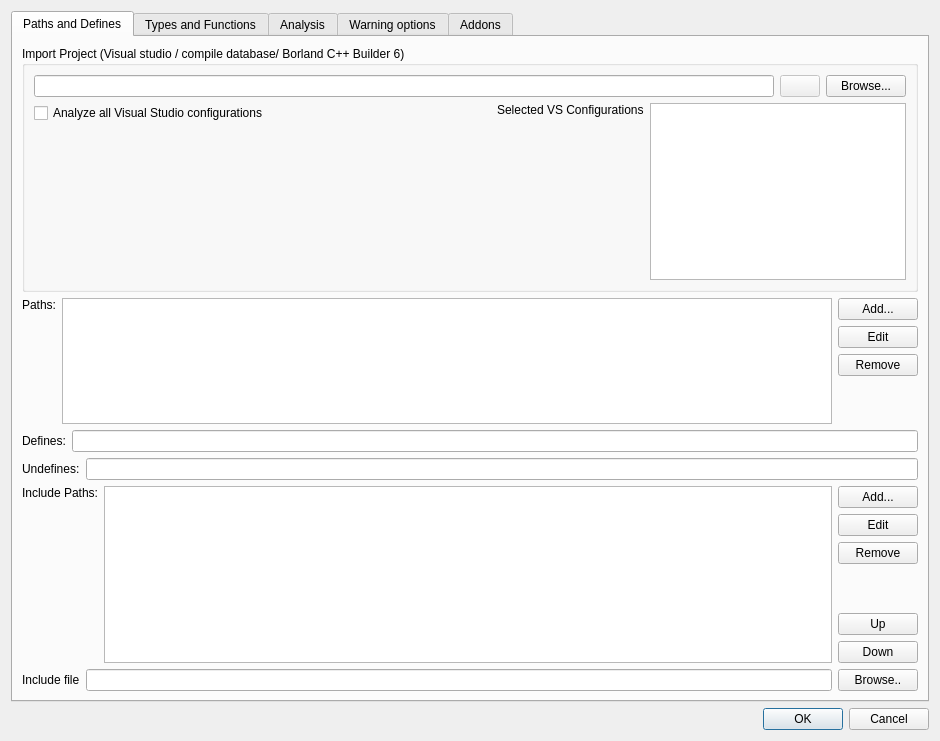
<?xml version="1.0" encoding="UTF-8"?>
<ui version="4.0">
 <class>ProjectFile</class>
 <widget class="QDialog" name="ProjectFile">
  <property name="geometry">
   <rect>
    <x>0</x>
    <y>0</y>
    <width>940</width>
    <height>741</height>
   </rect>
  </property>
  <property name="windowTitle">
   <string>Project File</string>
  </property>
  <layout class="QVBoxLayout" name="verticalLayout">
   <item>
    <widget class="QTabWidget" name="tabWidget">
     <property name="currentIndex">
      <number>0</number>
     </property>
     <widget class="QWidget" name="mTabPathsAndDefines">
      <attribute name="title">
       <string>Paths and Defines</string>
      </attribute>
      <layout class="QVBoxLayout" name="verticalLayout_8">
       <item>
        <widget class="QGroupBox" name="groupBox_4">
         <property name="title">
          <string>Import Project (Visual studio / compile database/ Borland C++ Builder 6)</string>
         </property>
         <layout class="QVBoxLayout" name="verticalLayout_17">
          <item>
           <layout class="QHBoxLayout" name="horizontalLayout">
            <item>
             <widget class="QLineEdit" name="mEditImportProject">
              <property name="readOnly">
               <bool>true</bool>
              </property>
             </widget>
            </item>
            <item>
             <widget class="QPushButton" name="mBtnClearImportProject">
              <property name="enabled">
               <bool>false</bool>
              </property>
              <property name="text">
               <string/>
              </property>
              <property name="icon">
               <iconset>
                <activeon>:/images/edit-clear.png</activeon>
               </iconset>
              </property>
             </widget>
            </item>
            <item>
             <widget class="QPushButton" name="mBtnBrowseImportProject">
              <property name="text">
               <string>Browse...</string>
              </property>
             </widget>
            </item>
           </layout>
          </item>
          <item>
           <layout class="QHBoxLayout" name="horizontalLayout_8">
            <item>
             <layout class="QVBoxLayout" name="verticalLayout_4">
              <item>
               <widget class="QCheckBox" name="mChkAllVsConfigs">
                <property name="toolTip">
                 <string>&lt;html&gt;&lt;head/&gt;&lt;body&gt;&lt;p&gt;You have a choice:&lt;/p&gt;&lt;p&gt; * Analyze all Debug and Release configurations&lt;/p&gt;&lt;p&gt; * Only analyze the first matching Debug configuration&lt;/p&gt;&lt;p&gt;&lt;br/&gt;&lt;/p&gt;&lt;/body&gt;&lt;/html&gt;</string>
                </property>
                <property name="text">
                 <string>Analyze all Visual Studio configurations</string>
                </property>
               </widget>
              </item>
              <item>
               <spacer name="verticalSpacer_11">
                <property name="orientation">
                 <enum>Qt::Orientation::Vertical</enum>
                </property>
                <property name="sizeHint" stdset="0">
                 <size>
                  <width>20</width>
                  <height>40</height>
                 </size>
                </property>
               </spacer>
              </item>
             </layout>
            </item>
            <item>
             <spacer name="horizontalSpacer_2">
              <property name="orientation">
               <enum>Qt::Orientation::Horizontal</enum>
              </property>
              <property name="sizeHint" stdset="0">
               <size>
                <width>40</width>
                <height>20</height>
               </size>
              </property>
             </spacer>
            </item>
            <item>
             <layout class="QVBoxLayout" name="verticalLayout_16">
              <item>
               <widget class="QLabel" name="mLabelVSConfig">
                <property name="text">
                 <string>Selected VS Configurations</string>
                </property>
               </widget>
              </item>
              <item>
               <spacer name="verticalSpacer_12">
                <property name="orientation">
                 <enum>Qt::Orientation::Vertical</enum>
                </property>
                <property name="sizeHint" stdset="0">
                 <size>
                  <width>20</width>
                  <height>40</height>
                 </size>
                </property>
               </spacer>
              </item>
             </layout>
            </item>
            <item>
             <widget class="QListWidget" name="mListVsConfigs"/>
            </item>
           </layout>
          </item>
         </layout>
        </widget>
       </item>
       <item>
        <layout class="QHBoxLayout" name="mLayoutCheckPaths">
         <item>
          <layout class="QVBoxLayout" name="verticalLayout_5">
           <item>
            <widget class="QLabel" name="mLabelCheckPaths">
             <property name="text">
              <string>Paths:</string>
             </property>
            </widget>
           </item>
           <item>
            <spacer name="verticalSpacer_2">
             <property name="orientation">
              <enum>Qt::Orientation::Vertical</enum>
             </property>
             <property name="sizeHint" stdset="0">
              <size>
               <width>20</width>
               <height>40</height>
              </size>
             </property>
            </spacer>
           </item>
          </layout>
         </item>
         <item>
          <widget class="QListWidget" name="mListCheckPaths">
           <property name="maximumSize">
            <size>
             <width>16777215</width>
             <height>140</height>
            </size>
           </property>
          </widget>
         </item>
         <item>
          <layout class="QVBoxLayout" name="mLayoutCheckPathsButtons">
           <item>
            <widget class="QPushButton" name="mBtnAddCheckPath">
             <property name="text">
              <string>Add...</string>
             </property>
            </widget>
           </item>
           <item>
            <widget class="QPushButton" name="mBtnEditCheckPath">
             <property name="text">
              <string>Edit</string>
             </property>
            </widget>
           </item>
           <item>
            <widget class="QPushButton" name="mBtnRemoveCheckPath">
             <property name="text">
              <string>Remove</string>
             </property>
            </widget>
           </item>
           <item>
            <spacer name="verticalSpacer_3">
             <property name="orientation">
              <enum>Qt::Orientation::Vertical</enum>
             </property>
             <property name="sizeHint" stdset="0">
              <size>
               <width>20</width>
               <height>40</height>
              </size>
             </property>
            </spacer>
           </item>
          </layout>
         </item>
        </layout>
       </item>
       <item>
        <layout class="QHBoxLayout" name="mLayoutDefines">
         <item>
          <widget class="QLabel" name="mLabelDefines">
           <property name="text">
            <string>Defines:</string>
           </property>
           <property name="buddy">
            <cstring>mEditDefines</cstring>
           </property>
          </widget>
         </item>
         <item>
          <widget class="QLineEdit" name="mEditDefines">
           <property name="toolTip">
            <string>Defines must be separated by a semicolon. Example: DEF1;DEF2=5;DEF3=int</string>
           </property>
          </widget>
         </item>
        </layout>
       </item>
       <item>
        <layout class="QHBoxLayout" name="mLayoutUndefines">
         <item>
          <widget class="QLabel" name="mLabelUndefines">
           <property name="text">
            <string>Undefines:</string>
           </property>
           <property name="buddy">
            <cstring>mEditUndefines</cstring>
           </property>
          </widget>
         </item>
         <item>
          <widget class="QLineEdit" name="mEditUndefines">
           <property name="toolTip">
            <string>Undefines must be separated by a semicolon. Example: UNDEF1;UNDEF2;UNDEF3</string>
           </property>
          </widget>
         </item>
        </layout>
       </item>
       <item>
        <layout class="QHBoxLayout" name="mLayoutIncludePaths">
         <item>
          <layout class="QVBoxLayout" name="verticalLayout_11">
           <item>
            <widget class="QLabel" name="mLabelIncludePaths">
             <property name="text">
              <string>Include Paths:</string>
             </property>
            </widget>
           </item>
           <item>
            <spacer name="verticalSpacer_6">
             <property name="orientation">
              <enum>Qt::Orientation::Vertical</enum>
             </property>
             <property name="sizeHint" stdset="0">
              <size>
               <width>20</width>
               <height>40</height>
              </size>
             </property>
            </spacer>
           </item>
          </layout>
         </item>
         <item>
          <widget class="QListWidget" name="mListIncludeDirs">
           <property name="selectionBehavior">
            <enum>QAbstractItemView::SelectionBehavior::SelectRows</enum>
           </property>
          </widget>
         </item>
         <item>
          <layout class="QVBoxLayout" name="mLayoutIncludePathsButtons">
           <item>
            <widget class="QPushButton" name="mBtnAddInclude">
             <property name="text">
              <string>Add...</string>
             </property>
            </widget>
           </item>
           <item>
            <widget class="QPushButton" name="mBtnEditInclude">
             <property name="text">
              <string>Edit</string>
             </property>
            </widget>
           </item>
           <item>
            <widget class="QPushButton" name="mBtnRemoveInclude">
             <property name="text">
              <string>Remove</string>
             </property>
            </widget>
           </item>
           <item>
            <spacer name="verticalSpacer">
             <property name="orientation">
              <enum>Qt::Orientation::Vertical</enum>
             </property>
             <property name="sizeHint" stdset="0">
              <size>
               <width>20</width>
               <height>40</height>
              </size>
             </property>
            </spacer>
           </item>
           <item>
            <widget class="QPushButton" name="mBtnIncludeUp">
             <property name="text">
              <string>Up</string>
             </property>
            </widget>
           </item>
           <item>
            <widget class="QPushButton" name="mBtnIncludeDown">
             <property name="text">
              <string>Down</string>
             </property>
            </widget>
           </item>
          </layout>
         </item>
        </layout>
       </item>
       <item>
        <layout class="QHBoxLayout" name="mLayoutDefines_2">
         <item>
          <widget class="QLabel" name="mLabelDefines_2">
           <property name="text">
            <string>Include file</string>
           </property>
           <property name="buddy">
            <cstring>mEditUserInclude</cstring>
           </property>
          </widget>
         </item>
         <item>
          <widget class="QLineEdit" name="mEditUserInclude">
           <property name="toolTip">
            <string>&lt;html&gt;&lt;head/&gt;&lt;body&gt;&lt;p&gt;&lt;span style=&quot; font-family:'monospace'; color:#000000; background-color:#ffffff;&quot;&gt;Force inclusion of a header file&lt;/span&gt;&lt;/p&gt;&lt;/body&gt;&lt;/html&gt;</string>
           </property>
          </widget>
         </item>
         <item>
          <widget class="QPushButton" name="mBtnBrowseUserInclude">
           <property name="text">
            <string>Browse..</string>
           </property>
          </widget>
         </item>
        </layout>
       </item>
       <item>
        <spacer name="verticalSpacer_8">
         <property name="orientation">
          <enum>Qt::Orientation::Vertical</enum>
         </property>
         <property name="sizeHint" stdset="0">
          <size>
           <width>20</width>
           <height>0</height>
          </size>
         </property>
        </spacer>
       </item>
      </layout>
     </widget>
     <widget class="QWidget" name="mTabTypesAndFunctions">
      <attribute name="title">
       <string>Types and Functions</string>
      </attribute>
      <layout class="QVBoxLayout" name="verticalLayout_15">
       <item>
        <widget class="QGroupBox" name="groupBox_6">
         <property name="title">
          <string>Platform</string>
         </property>
         <layout class="QVBoxLayout" name="verticalLayout_12">
          <item>
           <widget class="QComboBox" name="mComboBoxPlatform"/>
          </item>
         </layout>
        </widget>
       </item>
       <item>
        <widget class="QGroupBox" name="groupBox_3">
         <property name="title">
          <string>Libraries</string>
         </property>
         <layout class="QVBoxLayout" name="verticalLayout_2">
          <item>
           <widget class="QListWidget" name="mLibraries"/>
          </item>
          <item>
           <widget class="QLabel" name="mLabelLibrariesNote">
            <property name="text">
             <string>Note: Put your own custom .cfg files in the same folder as the project file. You should see them above.</string>
            </property>
            <property name="wordWrap">
             <bool>true</bool>
            </property>
           </widget>
          </item>
         </layout>
        </widget>
       </item>
      </layout>
     </widget>
     <widget class="QWidget" name="mTabAnalysis">
      <attribute name="title">
       <string>Analysis</string>
      </attribute>
      <layout class="QVBoxLayout" name="verticalLayout_22">
       <item>
        <widget class="QGroupBox" name="groupBox_2">
         <property name="title">
          <string>Cppcheck build dir (whole program analysis, incremental analysis, statistics, etc)</string>
         </property>
         <layout class="QHBoxLayout" name="horizontalLayout_2">
          <item>
           <widget class="QLineEdit" name="mEditBuildDir">
            <property name="toolTip">
             <string>This is a workfolder that Cppcheck will use for various purposes.</string>
            </property>
           </widget>
          </item>
          <item>
           <widget class="QPushButton" name="mBtnBrowseBuildDir">
            <property name="text">
             <string>Browse...</string>
            </property>
           </widget>
          </item>
         </layout>
        </widget>
       </item>
       <item>
        <widget class="QGroupBox" name="groupBox_10">
         <property name="title">
          <string>Parser</string>
         </property>
         <layout class="QVBoxLayout" name="verticalLayout_14">
          <item>
           <widget class="QRadioButton" name="mBtnCppcheckParser">
            <property name="text">
             <string>Cppcheck (built in)</string>
            </property>
            <property name="checked">
             <bool>true</bool>
            </property>
           </widget>
          </item>
          <item>
           <widget class="QRadioButton" name="mBtnClangParser">
            <property name="text">
             <string>Clang (experimental)</string>
            </property>
           </widget>
          </item>
         </layout>
        </widget>
       </item>
       <item>
        <widget class="QGroupBox" name="groupBox_13">
         <property name="title">
          <string>Check level</string>
         </property>
         <layout class="QVBoxLayout" name="verticalLayout_18">
          <item>
           <widget class="QRadioButton" name="mCheckLevelReduced">
            <property name="text">
             <string>Reduced -- meant for usage where developer wants results directly. Limited and faster analysis with fewer results.</string>
            </property>
           </widget>
          </item>
          <item>
           <widget class="QRadioButton" name="mCheckLevelNormal">
            <property name="text">
             <string>Normal -- meant for normal analysis in CI. Analysis should finish in reasonable time.</string>
            </property>
           </widget>
          </item>
          <item>
           <widget class="QRadioButton" name="mCheckLevelExhaustive">
            <property name="text">
             <string>Exhaustive -- meant for nightly builds etc. Analysis time can be longer (10x slower than compilation is OK).</string>
            </property>
           </widget>
          </item>
         </layout>
        </widget>
       </item>
       <item>
        <widget class="QGroupBox" name="groupBox_11">
         <property name="title">
          <string>Analysis</string>
         </property>
         <layout class="QVBoxLayout" name="verticalLayout_19">
          <item>
           <widget class="QCheckBox" name="mBtnSafeClasses">
            <property name="toolTip">
             <string>If you want to design your classes to be as flexible and robust as possible then the public interface must be very robust. Cppcheck will asumme that arguments can take *any* value.</string>
            </property>
            <property name="text">
             <string>Check that each class has a safe public interface</string>
            </property>
           </widget>
          </item>
         </layout>
        </widget>
       </item>
       <item>
        <widget class="QGroupBox" name="groupBox_9">
         <property name="sizePolicy">
          <sizepolicy hsizetype="Preferred" vsizetype="Minimum">
           <horstretch>0</horstretch>
           <verstretch>0</verstretch>
          </sizepolicy>
         </property>
         <property name="title">
          <string>Limit analysis</string>
         </property>
         <layout class="QVBoxLayout" name="verticalLayout_9">
          <item>
           <widget class="QCheckBox" name="mCheckHeaders">
            <property name="text">
             <string>Check code in headers  (should be ON normally. if you want a limited quick analysis then turn this OFF)</string>
            </property>
            <property name="checked">
             <bool>true</bool>
            </property>
           </widget>
          </item>
          <item>
           <widget class="QCheckBox" name="mCheckUnusedTemplates">
            <property name="text">
             <string>Check code in unused templates (should be ON normally, however in theory you can safely ignore warnings in unused templates)</string>
            </property>
            <property name="checked">
             <bool>true</bool>
            </property>
           </widget>
          </item>
          <item>
           <layout class="QHBoxLayout" name="horizontalLayout_7">
            <item>
             <widget class="QLabel" name="label_3">
              <property name="text">
               <string>Max CTU depth</string>
              </property>
             </widget>
            </item>
            <item>
             <widget class="QSpinBox" name="mMaxCtuDepth">
              <property name="value">
               <number>10</number>
              </property>
             </widget>
            </item>
            <item>
             <spacer name="horizontalSpacer">
              <property name="orientation">
               <enum>Qt::Orientation::Horizontal</enum>
              </property>
              <property name="sizeHint" stdset="0">
               <size>
                <width>40</width>
                <height>20</height>
               </size>
              </property>
             </spacer>
            </item>
           </layout>
          </item>
          <item>
           <layout class="QHBoxLayout" name="horizontalLayout_9">
            <item>
             <widget class="QLabel" name="label_4">
              <property name="text">
               <string>Max recursion in template instantiation</string>
              </property>
             </widget>
            </item>
            <item>
             <widget class="QSpinBox" name="mMaxTemplateRecursion">
              <property name="maximum">
               <number>1000</number>
              </property>
              <property name="value">
               <number>100</number>
              </property>
             </widget>
            </item>
            <item>
             <spacer name="horizontalSpacer_3">
              <property name="orientation">
               <enum>Qt::Orientation::Horizontal</enum>
              </property>
              <property name="sizeHint" stdset="0">
               <size>
                <width>40</width>
                <height>20</height>
               </size>
              </property>
             </spacer>
            </item>
           </layout>
          </item>
         </layout>
        </widget>
       </item>
       <item>
        <widget class="QGroupBox" name="premiumLicense">
         <property name="title">
          <string>Premium License</string>
         </property>
         <layout class="QHBoxLayout" name="horizontalLayout_12">
          <item>
           <widget class="QLineEdit" name="mEditLicenseFile"/>
          </item>
          <item>
           <widget class="QPushButton" name="mBtnBrowseLicense">
            <property name="text">
             <string>Browse...</string>
            </property>
           </widget>
          </item>
         </layout>
        </widget>
       </item>
      </layout>
     </widget>
     <widget class="QWidget" name="mTabWarningOptions">
      <attribute name="title">
       <string>Warning options</string>
      </attribute>
      <layout class="QVBoxLayout" name="verticalLayout_7">
       <item>
        <widget class="QGroupBox" name="groupBox">
         <property name="title">
          <string>Root path:</string>
         </property>
         <layout class="QVBoxLayout" name="verticalLayout_13">
          <item>
           <widget class="QLineEdit" name="mEditProjectRoot">
            <property name="toolTip">
             <string>Filepaths in warnings will be relative to this path</string>
            </property>
           </widget>
          </item>
         </layout>
        </widget>
       </item>
       <item>
        <widget class="QGroupBox" name="groupBox_5">
         <property name="title">
          <string>Warning tags (separated by semicolon)</string>
         </property>
         <layout class="QHBoxLayout" name="horizontalLayout_3">
          <item>
           <widget class="QLineEdit" name="mEditTags">
            <property name="toolTip">
             <string>If tags are added, you will be able to right click on warnings and set one of these tags. You can manually categorize warnings.</string>
            </property>
           </widget>
          </item>
         </layout>
        </widget>
       </item>
       <item>
        <widget class="QGroupBox" name="groupBox_7">
         <property name="title">
          <string>Exclude source files</string>
         </property>
         <layout class="QHBoxLayout" name="horizontalLayout_4">
          <item>
           <widget class="QListWidget" name="mListExcludedPaths"/>
          </item>
          <item>
           <layout class="QVBoxLayout" name="layoutExcludePathButtons">
            <item>
             <widget class="QPushButton" name="mBtnAddIgnorePath">
              <property name="text">
               <string>Exclude folder...</string>
              </property>
             </widget>
            </item>
            <item>
             <widget class="QPushButton" name="mBtnAddIgnoreFile">
              <property name="text">
               <string>Exclude file...</string>
              </property>
             </widget>
            </item>
            <item>
             <widget class="QPushButton" name="mBtnEditIgnorePath">
              <property name="text">
               <string>Edit</string>
              </property>
             </widget>
            </item>
            <item>
             <widget class="QPushButton" name="mBtnRemoveIgnorePath">
              <property name="text">
               <string>Remove</string>
              </property>
             </widget>
            </item>
            <item>
             <spacer name="verticalSpacer_4">
              <property name="orientation">
               <enum>Qt::Orientation::Vertical</enum>
              </property>
              <property name="sizeHint" stdset="0">
               <size>
                <width>20</width>
                <height>40</height>
               </size>
              </property>
             </spacer>
            </item>
           </layout>
          </item>
         </layout>
        </widget>
       </item>
       <item>
        <widget class="QGroupBox" name="groupBox_8">
         <property name="title">
          <string>Suppressions</string>
         </property>
         <layout class="QHBoxLayout" name="horizontalLayout_5">
          <item>
           <widget class="QListWidget" name="mListSuppressions"/>
          </item>
          <item>
           <layout class="QVBoxLayout" name="verticalLayout_6">
            <item>
             <widget class="QPushButton" name="mBtnAddSuppression">
              <property name="text">
               <string>Add</string>
              </property>
             </widget>
            </item>
            <item>
             <widget class="QPushButton" name="mBtnRemoveSuppression">
              <property name="text">
               <string>Remove</string>
              </property>
             </widget>
            </item>
            <item>
             <spacer name="verticalSpacer_10">
              <property name="orientation">
               <enum>Qt::Orientation::Vertical</enum>
              </property>
              <property name="sizeHint" stdset="0">
               <size>
                <width>20</width>
                <height>40</height>
               </size>
              </property>
             </spacer>
            </item>
           </layout>
          </item>
         </layout>
        </widget>
       </item>
       <item>
        <widget class="QCheckBox" name="mInlineSuppressions">
         <property name="text">
          <string>Enable inline suppressions</string>
         </property>
        </widget>
       </item>
       <item>
        <spacer name="verticalSpacer_9">
         <property name="orientation">
          <enum>Qt::Orientation::Vertical</enum>
         </property>
         <property name="sizeHint" stdset="0">
          <size>
           <width>20</width>
           <height>96</height>
          </size>
         </property>
        </spacer>
       </item>
      </layout>
     </widget>
     <widget class="QWidget" name="mTabAddons">
      <attribute name="title">
       <string>Addons</string>
      </attribute>
      <layout class="QVBoxLayout" name="verticalLayout_10">
       <item>
        <widget class="QGroupBox" name="mGroupBoxAddons">
         <property name="title">
          <string>Addons</string>
         </property>
         <layout class="QVBoxLayout" name="verticalLayout_3">
          <item>
           <widget class="QLabel" name="label_addons_require_python">
            <property name="text">
             <string>Note: Addons require &lt;a href=&quot;https://www.python.org/&quot;&gt;Python&lt;/a&gt; being installed.</string>
            </property>
            <property name="openExternalLinks">
             <bool>true</bool>
            </property>
           </widget>
          </item>
          <item>
           <widget class="QCheckBox" name="mAddonY2038">
            <property name="text">
             <string>Y2038</string>
            </property>
           </widget>
          </item>
          <item>
           <widget class="QCheckBox" name="mAddonThreadSafety">
            <property name="text">
             <string>Thread safety</string>
            </property>
           </widget>
          </item>
         </layout>
        </widget>
       </item>
       <item>
        <widget class="QGroupBox" name="groupBox_12">
         <property name="title">
          <string>Coding standards</string>
         </property>
         <layout class="QVBoxLayout" name="verticalLayout_20">
          <item>
           <layout class="QHBoxLayout" name="horizontalLayout_6">
            <item>
             <widget class="QCheckBox" name="mMisraC">
              <property name="text">
               <string>Misra C</string>
              </property>
             </widget>
            </item>
            <item>
             <widget class="QComboBox" name="mMisraVersion">
              <item>
               <property name="text">
                <string>2012</string>
               </property>
              </item>
              <item>
               <property name="text">
                <string>2023</string>
               </property>
              </item>
              <item>
               <property name="text">
                <string>2025</string>
               </property>
              </item>
             </widget>
            </item>
            <item>
             <spacer name="horizontalSpacer_4">
              <property name="orientation">
               <enum>Qt::Orientation::Horizontal</enum>
              </property>
              <property name="sizeHint" stdset="0">
               <size>
                <width>40</width>
                <height>20</height>
               </size>
              </property>
             </spacer>
            </item>
           </layout>
          </item>
          <item>
           <layout class="QHBoxLayout" name="mLayoutMisraRuleTexts">
            <item>
             <widget class="QLabel" name="mLabelMisraFile">
              <property name="text">
               <string>MISRA rule texts</string>
              </property>
             </widget>
            </item>
            <item>
             <widget class="QLineEdit" name="mEditMisraFile">
              <property name="toolTip">
               <string>&lt;html&gt;&lt;head/&gt;&lt;body&gt;&lt;p&gt;Copy/paste the text from Appendix A &amp;quot;Summary of guidelines&amp;quot; from the MISRA C 2012 pdf to a text file.&lt;/p&gt;&lt;/body&gt;&lt;/html&gt;</string>
              </property>
             </widget>
            </item>
            <item>
             <widget class="QPushButton" name="mBtnBrowseMisraFile">
              <property name="text">
               <string>...</string>
              </property>
             </widget>
            </item>
           </layout>
          </item>
          <item>
           <layout class="QHBoxLayout" name="horizontalLayout_11">
            <item>
             <widget class="QCheckBox" name="mMisraCpp">
              <property name="text">
               <string>Misra C++</string>
              </property>
             </widget>
            </item>
            <item>
             <widget class="QComboBox" name="mMisraCppVersion">
              <item>
               <property name="text">
                <string>2008</string>
               </property>
              </item>
              <item>
               <property name="text">
                <string>2023</string>
               </property>
              </item>
             </widget>
            </item>
            <item>
             <spacer name="horizontalSpacer_5">
              <property name="orientation">
               <enum>Qt::Orientation::Horizontal</enum>
              </property>
              <property name="sizeHint" stdset="0">
               <size>
                <width>40</width>
                <height>20</height>
               </size>
              </property>
             </spacer>
            </item>
           </layout>
          </item>
          <item>
           <widget class="QCheckBox" name="mCertC2016">
            <property name="text">
             <string>Cert C</string>
            </property>
           </widget>
          </item>
          <item>
           <layout class="QHBoxLayout" name="horizontalLayout_10">
            <item>
             <widget class="QLabel" name="mLabelCertIntPrecision">
              <property name="text">
               <string>CERT-INT35-C:  int precision (if size equals precision, you can leave empty)</string>
              </property>
             </widget>
            </item>
            <item>
             <widget class="QLineEdit" name="mEditCertIntPrecision"/>
            </item>
           </layout>
          </item>
          <item>
           <widget class="QCheckBox" name="mCertCpp2016">
            <property name="text">
             <string>Cert C++</string>
            </property>
           </widget>
          </item>
          <item>
           <widget class="QCheckBox" name="mAutosar">
            <property name="text">
             <string>Autosar</string>
            </property>
           </widget>
          </item>
          <item>
           <widget class="QCheckBox" name="mSafetyProfiles">
            <property name="text">
             <string>Safety profiles (defined in C++ core guidelines)</string>
            </property>
           </widget>
          </item>
         </layout>
        </widget>
       </item>
       <item>
        <widget class="QGroupBox" name="mGroupboxBughunting">
         <property name="title">
          <string>Bug hunting (Premium)</string>
         </property>
         <layout class="QVBoxLayout" name="verticalLayout_21">
          <item>
           <widget class="QCheckBox" name="mBughunting">
            <property name="text">
             <string>Bug hunting</string>
            </property>
           </widget>
          </item>
         </layout>
        </widget>
       </item>
       <item>
        <widget class="QGroupBox" name="mGroupBoxTools">
         <property name="title">
          <string>External tools</string>
         </property>
         <layout class="QVBoxLayout" name="verticalLayout_1">
          <item>
           <widget class="QCheckBox" name="mToolClangTidy">
            <property name="text">
             <string>Clang-tidy</string>
            </property>
           </widget>
          </item>
          <item>
           <widget class="QCheckBox" name="mToolClangAnalyzer">
            <property name="text">
             <string>Clang analyzer</string>
            </property>
           </widget>
          </item>
         </layout>
        </widget>
       </item>
       <item>
        <spacer name="verticalSpacer_5">
         <property name="orientation">
          <enum>Qt::Orientation::Vertical</enum>
         </property>
         <property name="sizeHint" stdset="0">
          <size>
           <width>20</width>
           <height>368</height>
          </size>
         </property>
        </spacer>
       </item>
      </layout>
     </widget>
    </widget>
   </item>
   <item>
    <widget class="QDialogButtonBox" name="mButtons">
     <property name="orientation">
      <enum>Qt::Orientation::Horizontal</enum>
     </property>
     <property name="standardButtons">
      <set>QDialogButtonBox::StandardButton::Cancel|QDialogButtonBox::StandardButton::Ok</set>
     </property>
    </widget>
   </item>
  </layout>
 </widget>
 <tabstops>
  <tabstop>mButtons</tabstop>
 </tabstops>
 <resources/>
 <connections>
  <connection>
   <sender>mButtons</sender>
   <signal>accepted()</signal>
   <receiver>ProjectFile</receiver>
   <slot>accept()</slot>
   <hints>
    <hint type="sourcelabel">
     <x>270</x>
     <y>352</y>
    </hint>
    <hint type="destinationlabel">
     <x>157</x>
     <y>158</y>
    </hint>
   </hints>
  </connection>
  <connection>
   <sender>mButtons</sender>
   <signal>rejected()</signal>
   <receiver>ProjectFile</receiver>
   <slot>reject()</slot>
   <hints>
    <hint type="sourcelabel">
     <x>338</x>
     <y>352</y>
    </hint>
    <hint type="destinationlabel">
     <x>286</x>
     <y>158</y>
    </hint>
   </hints>
  </connection>
 </connections>
</ui>
